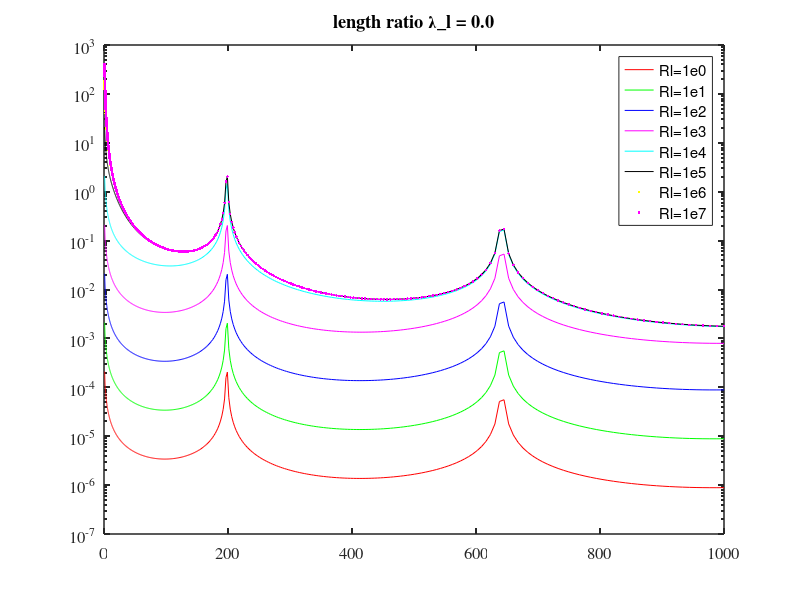

Source code (MATLAB):
clc;clear;close all;

figure(1)
%% laml = 0.0, Rl from 1 ohm to 10 Mohm
results0 = load('bm_ext_base_laml_0p0_Rl_1e0', 'Vplist', 'frlist', 'xib'); 
Vplist0 = results0.Vplist;
results1 = load('bm_ext_base_laml_0p0_Rl_1e1', 'Vplist'); 
Vplist1 = results1.Vplist;
results2 = load('bm_ext_base_laml_0p0_Rl_1e2', 'Vplist'); 
Vplist2 = results2.Vplist;
results3 = load('bm_ext_base_laml_0p0_Rl_1e3', 'Vplist'); 
Vplist3 = results3.Vplist;
results4 = load('bm_ext_base_laml_0p0_Rl_1e4', 'Vplist'); 
Vplist4 = results4.Vplist;
results5 = load('bm_ext_base_laml_0p0_Rl_1e5', 'Vplist'); 
Vplist5 = results5.Vplist;
results6 = load('bm_ext_base_laml_0p0_Rl_1e6', 'Vplist'); 
Vplist6 = results6.Vplist;
results7 = load('bm_ext_base_laml_0p0_Rl_1e7', 'Vplist'); 
Vplist7 = results7.Vplist;

frlist = results0.frlist;
wlist  = 2*pi*frlist;
xib  = results0.xib;

semilogy(frlist, abs(Vplist0)./wlist./wlist/xib, 'r', 'DisplayName','Rl=1e0'); hold on
semilogy(frlist, abs(Vplist1)./wlist./wlist/xib, 'g', 'DisplayName','Rl=1e1'); 
semilogy(frlist, abs(Vplist2)./wlist./wlist/xib, 'b', 'DisplayName','Rl=1e2'); 
semilogy(frlist, abs(Vplist3)./wlist./wlist/xib, 'm', 'DisplayName','Rl=1e3'); 
semilogy(frlist, abs(Vplist4)./wlist./wlist/xib, 'c', 'DisplayName','Rl=1e4'); 
semilogy(frlist, abs(Vplist5)./wlist./wlist/xib, 'k', 'DisplayName','Rl=1e5'); 
semilogy(frlist, abs(Vplist6)./wlist./wlist/xib, 'y.', 'DisplayName','Rl=1e6'); 
semilogy(frlist, abs(Vplist7)./wlist./wlist/xib, 'm.', 'DisplayName','Rl=1e7'); 
% grid on
set(gca, 'linewidth', 1.1, 'fontsize', 12, 'fontname', 'times')
title('length ratio \lambda\_l = 0.0')
set(gcf, 'color', 'w')
legend('show')

%% laml = 0.1, Rl from 1 ohm to 10 Mohm
% results0 = load('bm_ext_base_laml_0p1_Rl_1e0', 'Vplist', 'frlist', 'xib'); 
% Vplist0 = results0.Vplist;
% results1 = load('bm_ext_base_laml_0p1_Rl_1e1', 'Vplist'); 
% Vplist1 = results1.Vplist;
% results2 = load('bm_ext_base_laml_0p1_Rl_1e2', 'Vplist'); 
% Vplist2 = results2.Vplist;
% results3 = load('bm_ext_base_laml_0p1_Rl_1e3', 'Vplist'); 
% Vplist3 = results3.Vplist;
% results4 = load('bm_ext_base_laml_0p1_Rl_1e4', 'Vplist'); 
% Vplist4 = results4.Vplist;
% results5 = load('bm_ext_base_laml_0p1_Rl_1e5', 'Vplist'); 
% Vplist5 = results5.Vplist;
% results6 = load('bm_ext_base_laml_0p1_Rl_1e6', 'Vplist'); 
% Vplist6 = results6.Vplist;
% results7 = load('bm_ext_base_laml_0p1_Rl_1e7', 'Vplist'); 
% Vplist7 = results7.Vplist;
% 
% frlist = results0.frlist;
% wlist  = 2*pi*frlist;
% xib  = results0.xib;
% 
% semilogy(frlist, abs(Vplist0)./wlist./wlist/xib, 'r', 'DisplayName','Rl=1e0'); hold on
% semilogy(frlist, abs(Vplist1)./wlist./wlist/xib, 'g', 'DisplayName','Rl=1e1'); 
% semilogy(frlist, abs(Vplist2)./wlist./wlist/xib, 'b', 'DisplayName','Rl=1e2'); 
% semilogy(frlist, abs(Vplist3)./wlist./wlist/xib, 'm', 'DisplayName','Rl=1e3'); 
% semilogy(frlist, abs(Vplist4)./wlist./wlist/xib, 'c', 'DisplayName','Rl=1e4'); 
% semilogy(frlist, abs(Vplist5)./wlist./wlist/xib, 'k', 'DisplayName','Rl=1e5'); 
% semilogy(frlist, abs(Vplist6)./wlist./wlist/xib, 'y.', 'DisplayName','Rl=1e6'); 
% semilogy(frlist, abs(Vplist7)./wlist./wlist/xib, 'm.', 'DisplayName','Rl=1e7'); 
% % grid on
% set(gca, 'linewidth', 1.1, 'fontsize', 12, 'fontname', 'times')
% title('length ratio \lambda\_l = 0.1')
% set(gcf, 'color', 'w')
% legend('show')

%% laml = 0.2, Rl from 1 ohm to 10 Mohm
% results0 = load('bm_ext_base_laml_0p2_Rl_1e0', 'Vplist', 'frlist', 'xib'); 
% Vplist0 = results0.Vplist;
% results1 = load('bm_ext_base_laml_0p2_Rl_1e1', 'Vplist'); 
% Vplist1 = results1.Vplist;
% results2 = load('bm_ext_base_laml_0p2_Rl_1e2', 'Vplist'); 
% Vplist2 = results2.Vplist;
% results3 = load('bm_ext_base_laml_0p2_Rl_1e3', 'Vplist'); 
% Vplist3 = results3.Vplist;
% results4 = load('bm_ext_base_laml_0p2_Rl_1e4', 'Vplist'); 
% Vplist4 = results4.Vplist;
% results5 = load('bm_ext_base_laml_0p2_Rl_1e5', 'Vplist'); 
% Vplist5 = results5.Vplist;
% results6 = load('bm_ext_base_laml_0p2_Rl_1e6', 'Vplist'); 
% Vplist6 = results6.Vplist;
% results7 = load('bm_ext_base_laml_0p2_Rl_1e7', 'Vplist'); 
% Vplist7 = results7.Vplist;
% 
% frlist = results0.frlist;
% wlist  = 2*pi*frlist;
% xib  = results0.xib;
% 
% semilogy(frlist, abs(Vplist0)./wlist./wlist/xib, 'r', 'DisplayName','Rl=1e0'); hold on
% semilogy(frlist, abs(Vplist1)./wlist./wlist/xib, 'g', 'DisplayName','Rl=1e1'); 
% semilogy(frlist, abs(Vplist2)./wlist./wlist/xib, 'b', 'DisplayName','Rl=1e2'); 
% semilogy(frlist, abs(Vplist3)./wlist./wlist/xib, 'm', 'DisplayName','Rl=1e3'); 
% semilogy(frlist, abs(Vplist4)./wlist./wlist/xib, 'c', 'DisplayName','Rl=1e4'); 
% semilogy(frlist, abs(Vplist5)./wlist./wlist/xib, 'k', 'DisplayName','Rl=1e5'); 
% semilogy(frlist, abs(Vplist6)./wlist./wlist/xib, 'y.', 'DisplayName','Rl=1e6'); 
% semilogy(frlist, abs(Vplist7)./wlist./wlist/xib, 'm.', 'DisplayName','Rl=1e7'); 
% % grid on
% set(gca, 'linewidth', 1.1, 'fontsize', 12, 'fontname', 'times')
% title('length ratio \lambda\_l = 0.2')
% set(gcf, 'color', 'w')
% legend('show')

%% laml = 0.3, Rl from 1 ohm to 10 Mohm
% results0 = load('bm_ext_base_laml_0p3_Rl_1e0', 'Vplist', 'frlist', 'xib'); 
% Vplist0 = results0.Vplist;
% results1 = load('bm_ext_base_laml_0p3_Rl_1e1', 'Vplist'); 
% Vplist1 = results1.Vplist;
% results2 = load('bm_ext_base_laml_0p3_Rl_1e2', 'Vplist'); 
% Vplist2 = results2.Vplist;
% results3 = load('bm_ext_base_laml_0p3_Rl_1e3', 'Vplist'); 
% Vplist3 = results3.Vplist;
% results4 = load('bm_ext_base_laml_0p3_Rl_1e4', 'Vplist'); 
% Vplist4 = results4.Vplist;
% results5 = load('bm_ext_base_laml_0p3_Rl_1e5', 'Vplist'); 
% Vplist5 = results5.Vplist;
% results6 = load('bm_ext_base_laml_0p3_Rl_1e6', 'Vplist'); 
% Vplist6 = results6.Vplist;
% results7 = load('bm_ext_base_laml_0p3_Rl_1e7', 'Vplist'); 
% Vplist7 = results7.Vplist;
% 
% frlist = results0.frlist;
% wlist  = 2*pi*frlist;
% xib  = results0.xib;
% 
% semilogy(frlist, abs(Vplist0)./wlist./wlist/xib, 'r', 'DisplayName','Rl=1e0'); hold on
% semilogy(frlist, abs(Vplist1)./wlist./wlist/xib, 'g', 'DisplayName','Rl=1e1'); 
% semilogy(frlist, abs(Vplist2)./wlist./wlist/xib, 'b', 'DisplayName','Rl=1e2'); 
% semilogy(frlist, abs(Vplist3)./wlist./wlist/xib, 'm', 'DisplayName','Rl=1e3'); 
% semilogy(frlist, abs(Vplist4)./wlist./wlist/xib, 'c', 'DisplayName','Rl=1e4'); 
% semilogy(frlist, abs(Vplist5)./wlist./wlist/xib, 'k', 'DisplayName','Rl=1e5'); 
% semilogy(frlist, abs(Vplist6)./wlist./wlist/xib, 'y.', 'DisplayName','Rl=1e6'); 
% semilogy(frlist, abs(Vplist7)./wlist./wlist/xib, 'm.', 'DisplayName','Rl=1e7'); 
% % grid on
% set(gca, 'linewidth', 1.1, 'fontsize', 12, 'fontname', 'times')
% title('length ratio \lambda\_l = 0.3')
% set(gcf, 'color', 'w')
% legend('show')

%% laml = 0.4, Rl from 1 ohm to 10 Mohm
% results0 = load('bm_ext_base_laml_0p4_Rl_1e0', 'Vplist', 'frlist', 'xib'); 
% Vplist0 = results0.Vplist;
% results1 = load('bm_ext_base_laml_0p4_Rl_1e1', 'Vplist'); 
% Vplist1 = results1.Vplist;
% results2 = load('bm_ext_base_laml_0p4_Rl_1e2', 'Vplist'); 
% Vplist2 = results2.Vplist;
% results3 = load('bm_ext_base_laml_0p4_Rl_1e3', 'Vplist'); 
% Vplist3 = results3.Vplist;
% results4 = load('bm_ext_base_laml_0p4_Rl_1e4', 'Vplist'); 
% Vplist4 = results4.Vplist;
% results5 = load('bm_ext_base_laml_0p4_Rl_1e5', 'Vplist'); 
% Vplist5 = results5.Vplist;
% results6 = load('bm_ext_base_laml_0p4_Rl_1e6', 'Vplist'); 
% Vplist6 = results6.Vplist;
% results7 = load('bm_ext_base_laml_0p4_Rl_1e7', 'Vplist'); 
% Vplist7 = results7.Vplist;
% 
% frlist = results0.frlist;
% wlist  = 2*pi*frlist;
% xib  = results0.xib;
% 
% semilogy(frlist, abs(Vplist0)./wlist./wlist/xib, 'r', 'DisplayName','Rl=1e0'); hold on
% semilogy(frlist, abs(Vplist1)./wlist./wlist/xib, 'g', 'DisplayName','Rl=1e1'); 
% semilogy(frlist, abs(Vplist2)./wlist./wlist/xib, 'b', 'DisplayName','Rl=1e2'); 
% semilogy(frlist, abs(Vplist3)./wlist./wlist/xib, 'm', 'DisplayName','Rl=1e3'); 
% semilogy(frlist, abs(Vplist4)./wlist./wlist/xib, 'c', 'DisplayName','Rl=1e4'); 
% semilogy(frlist, abs(Vplist5)./wlist./wlist/xib, 'k', 'DisplayName','Rl=1e5'); 
% semilogy(frlist, abs(Vplist6)./wlist./wlist/xib, 'y.', 'DisplayName','Rl=1e6'); 
% semilogy(frlist, abs(Vplist7)./wlist./wlist/xib, 'm.', 'DisplayName','Rl=1e7'); 
% % grid on
% set(gca, 'linewidth', 1.1, 'fontsize', 12, 'fontname', 'times')
% title('length ratio \lambda\_l = 0.4')
% set(gcf, 'color', 'w')
% legend('show')

%% laml = 0.5, Rl from 1 ohm to 10 Mohm
% results0 = load('bm_ext_base_laml_0p5_Rl_1e0', 'Vplist', 'frlist', 'xib'); 
% Vplist0 = results0.Vplist;
% results1 = load('bm_ext_base_laml_0p5_Rl_1e1', 'Vplist'); 
% Vplist1 = results1.Vplist;
% results2 = load('bm_ext_base_laml_0p5_Rl_1e2', 'Vplist'); 
% Vplist2 = results2.Vplist;
% results3 = load('bm_ext_base_laml_0p5_Rl_1e3', 'Vplist'); 
% Vplist3 = results3.Vplist;
% results4 = load('bm_ext_base_laml_0p5_Rl_1e4', 'Vplist'); 
% Vplist4 = results4.Vplist;
% results5 = load('bm_ext_base_laml_0p5_Rl_1e5', 'Vplist'); 
% Vplist5 = results5.Vplist;
% results6 = load('bm_ext_base_laml_0p5_Rl_1e6', 'Vplist'); 
% Vplist6 = results6.Vplist;
% results7 = load('bm_ext_base_laml_0p5_Rl_1e7', 'Vplist'); 
% Vplist7 = results7.Vplist;
% 
% frlist = results0.frlist;
% wlist  = 2*pi*frlist;
% xib  = results0.xib;
% 
% semilogy(frlist, abs(Vplist0)./wlist./wlist/xib, 'r', 'DisplayName','Rl=1e0'); hold on
% semilogy(frlist, abs(Vplist1)./wlist./wlist/xib, 'g', 'DisplayName','Rl=1e1'); 
% semilogy(frlist, abs(Vplist2)./wlist./wlist/xib, 'b', 'DisplayName','Rl=1e2'); 
% semilogy(frlist, abs(Vplist3)./wlist./wlist/xib, 'm', 'DisplayName','Rl=1e3'); 
% semilogy(frlist, abs(Vplist4)./wlist./wlist/xib, 'c', 'DisplayName','Rl=1e4'); 
% semilogy(frlist, abs(Vplist5)./wlist./wlist/xib, 'k', 'DisplayName','Rl=1e5'); 
% semilogy(frlist, abs(Vplist6)./wlist./wlist/xib, 'y.', 'DisplayName','Rl=1e6'); 
% semilogy(frlist, abs(Vplist7)./wlist./wlist/xib, 'm.', 'DisplayName','Rl=1e7'); 
% grid on
% set(gca, 'linewidth', 1.1, 'fontsize', 12, 'fontname', 'times')
% title('length ratio \lambda\_l = 0.5')
% set(gcf, 'color', 'w')
% legend('show')

%% laml = 0.8, Rl from 1 ohm to 10 Mohm
% results0 = load('bm_ext_base_laml_0p8_Rl_1e0', 'Vplist', 'frlist', 'xib'); 
% Vplist0 = results0.Vplist;
% results1 = load('bm_ext_base_laml_0p8_Rl_1e1', 'Vplist'); 
% Vplist1 = results1.Vplist;
% results2 = load('bm_ext_base_laml_0p8_Rl_1e2', 'Vplist'); 
% Vplist2 = results2.Vplist;
% results3 = load('bm_ext_base_laml_0p8_Rl_1e3', 'Vplist'); 
% Vplist3 = results3.Vplist;
% results4 = load('bm_ext_base_laml_0p8_Rl_1e4', 'Vplist'); 
% Vplist4 = results4.Vplist;
% results5 = load('bm_ext_base_laml_0p8_Rl_1e5', 'Vplist'); 
% Vplist5 = results5.Vplist;
% results6 = load('bm_ext_base_laml_0p8_Rl_1e6', 'Vplist'); 
% Vplist6 = results6.Vplist;
% results7 = load('bm_ext_base_laml_0p8_Rl_1e7', 'Vplist'); 
% Vplist7 = results7.Vplist;
% 
% frlist = results0.frlist;
% wlist  = 2*pi*frlist;
% xib  = results0.xib;
% 
% semilogy(frlist, abs(Vplist0)./wlist./wlist/xib, 'r', 'DisplayName','Rl=1e0'); hold on
% semilogy(frlist, abs(Vplist1)./wlist./wlist/xib, 'g', 'DisplayName','Rl=1e1'); 
% semilogy(frlist, abs(Vplist2)./wlist./wlist/xib, 'b', 'DisplayName','Rl=1e2'); 
% semilogy(frlist, abs(Vplist3)./wlist./wlist/xib, 'm', 'DisplayName','Rl=1e3'); 
% semilogy(frlist, abs(Vplist4)./wlist./wlist/xib, 'c', 'DisplayName','Rl=1e4'); 
% semilogy(frlist, abs(Vplist5)./wlist./wlist/xib, 'k', 'DisplayName','Rl=1e5'); 
% semilogy(frlist, abs(Vplist6)./wlist./wlist/xib, 'y.', 'DisplayName','Rl=1e6'); 
% semilogy(frlist, abs(Vplist7)./wlist./wlist/xib, 'm.', 'DisplayName','Rl=1e7'); 
% % grid on
% set(gca, 'linewidth', 1.1, 'fontsize', 12, 'fontname', 'times')
% title('length ratio \lambda\_l = 0.8')
% set(gcf, 'color', 'w')
% legend('show')

%% laml = 1.0, Rl from 1 ohm to 10 Mohm
% results0 = load('bm_ext_base_laml_1p0_Rl_1e0', 'Vplist', 'frlist', 'xib'); 
% Vplist0 = results0.Vplist;
% results1 = load('bm_ext_base_laml_1p0_Rl_1e1', 'Vplist'); 
% Vplist1 = results1.Vplist;
% results2 = load('bm_ext_base_laml_1p0_Rl_1e2', 'Vplist'); 
% Vplist2 = results2.Vplist;
% results3 = load('bm_ext_base_laml_1p0_Rl_1e3', 'Vplist'); 
% Vplist3 = results3.Vplist;
% results4 = load('bm_ext_base_laml_1p0_Rl_1e4', 'Vplist'); 
% Vplist4 = results4.Vplist;
% results5 = load('bm_ext_base_laml_1p0_Rl_1e5', 'Vplist'); 
% Vplist5 = results5.Vplist;
% results6 = load('bm_ext_base_laml_1p0_Rl_1e6', 'Vplist'); 
% Vplist6 = results6.Vplist;
% results7 = load('bm_ext_base_laml_1p0_Rl_1e7', 'Vplist'); 
% Vplist7 = results7.Vplist;
% 
% frlist = results0.frlist;
% wlist  = 2*pi*frlist;
% xib  = results0.xib;
% 
% semilogy(frlist, abs(Vplist0)./wlist./wlist/xib, 'r', 'DisplayName','Rl=1e0'); hold on
% semilogy(frlist, abs(Vplist1)./wlist./wlist/xib, 'g', 'DisplayName','Rl=1e1'); 
% semilogy(frlist, abs(Vplist2)./wlist./wlist/xib, 'b', 'DisplayName','Rl=1e2'); 
% semilogy(frlist, abs(Vplist3)./wlist./wlist/xib, 'm', 'DisplayName','Rl=1e3'); 
% semilogy(frlist, abs(Vplist4)./wlist./wlist/xib, 'c', 'DisplayName','Rl=1e4'); 
% semilogy(frlist, abs(Vplist5)./wlist./wlist/xib, 'k', 'DisplayName','Rl=1e5'); 
% semilogy(frlist, abs(Vplist6)./wlist./wlist/xib, 'y.', 'DisplayName','Rl=1e6'); 
% semilogy(frlist, abs(Vplist7)./wlist./wlist/xib, 'm.', 'DisplayName','Rl=1e7'); 
% % grid on
% set(gca, 'linewidth', 1.1, 'fontsize', 12, 'fontname', 'times')
% title('length ratio \lambda\_l = 1.0')
% set(gcf, 'color', 'w')
% legend('show')



figure(2)
%%  Rl = 1e0 ohm, laml from 0.10 to 1.0
% results0 = load('bm_ext_base_laml_1p0_Rl_1e0', 'Vplist', 'frlist', 'xib'); 
% Vplist0 = results0.Vplist;
% results1 = load('bm_ext_base_laml_0p8_Rl_1e0', 'Vplist'); 
% Vplist1 = results1.Vplist;
% results2 = load('bm_ext_base_laml_0p5_Rl_1e0', 'Vplist'); 
% Vplist2 = results2.Vplist;
% results3 = load('bm_ext_base_laml_0p4_Rl_1e0', 'Vplist'); 
% Vplist3 = results3.Vplist;
% results4 = load('bm_ext_base_laml_0p3_Rl_1e0', 'Vplist'); 
% Vplist4 = results4.Vplist;
% results5 = load('bm_ext_base_laml_0p2_Rl_1e0', 'Vplist'); 
% Vplist5 = results5.Vplist;
% results6 = load('bm_ext_base_laml_0p1_Rl_1e0', 'Vplist'); 
% Vplist6 = results6.Vplist;
% 
% frlist = results0.frlist;
% wlist  = 2*pi*frlist;
% xib  = results0.xib;
% 
% semilogy(frlist, abs(Vplist0)./wlist./wlist/xib, 'r', 'DisplayName','\lambda_l=1.0'); hold on
% semilogy(frlist, abs(Vplist1)./wlist./wlist/xib, 'g', 'DisplayName','\lambda_l=0.8'); 
% semilogy(frlist, abs(Vplist2)./wlist./wlist/xib, 'b', 'DisplayName','\lambda_l=0.5'); 
% semilogy(frlist, abs(Vplist3)./wlist./wlist/xib, 'm', 'DisplayName','\lambda_l=0.4'); 
% semilogy(frlist, abs(Vplist4)./wlist./wlist/xib, 'c', 'DisplayName','\lambda_l=0.3'); 
% semilogy(frlist, abs(Vplist5)./wlist./wlist/xib, 'k', 'DisplayName','\lambda_l=0.2'); 
% semilogy(frlist, abs(Vplist6)./wlist./wlist/xib, 'y.', 'DisplayName','\lambda_l=0.1'); 
% 
% % grid on
% set(gca, 'linewidth', 1.1, 'fontsize', 12, 'fontname', 'times')
% title('length ratio R\_l = 1.0e0 \Omega')
% set(gcf, 'color', 'w')
% legend('show')

%%  Rl = 1e1 ohm, laml from 0.10 to 1.0
% results0 = load('bm_ext_base_laml_1p0_Rl_1e1', 'Vplist', 'frlist', 'xib'); 
% Vplist0 = results0.Vplist;
% results1 = load('bm_ext_base_laml_0p8_Rl_1e1', 'Vplist'); 
% Vplist1 = results1.Vplist;
% results2 = load('bm_ext_base_laml_0p5_Rl_1e1', 'Vplist'); 
% Vplist2 = results2.Vplist;
% results3 = load('bm_ext_base_laml_0p2_Rl_1e1', 'Vplist'); 
% Vplist3 = results3.Vplist;
% results4 = load('bm_ext_base_laml_0p1_Rl_1e1', 'Vplist'); 
% Vplist4 = results4.Vplist;
% 
% frlist = results0.frlist;
% wlist  = 2*pi*frlist;
% xib  = results0.xib;
% 
% semilogy(frlist, abs(Vplist0)./wlist./wlist/xib, 'r', 'DisplayName','\lambda_l=1.0'); hold on
% semilogy(frlist, abs(Vplist1)./wlist./wlist/xib, 'g', 'DisplayName','\lambda_l=0.8'); 
% semilogy(frlist, abs(Vplist2)./wlist./wlist/xib, 'b', 'DisplayName','\lambda_l=0.5'); 
% semilogy(frlist, abs(Vplist3)./wlist./wlist/xib, 'm', 'DisplayName','\lambda_l=0.2'); 
% semilogy(frlist, abs(Vplist4)./wlist./wlist/xib, 'c', 'DisplayName','\lambda_l=0.1'); 
% 
% % grid on
% set(gca, 'linewidth', 1.1, 'fontsize', 12, 'fontname', 'times')
% title('length ratio R\_l = 1.0e1 \Omega')
% set(gcf, 'color', 'w')
% legend('show')

%%  Rl = 1e2 ohm, laml from 0.10 to 1.0
% results0 = load('bm_ext_base_laml_1p0_Rl_1e2', 'Vplist', 'frlist', 'xib'); 
% Vplist0 = results0.Vplist;
% results1 = load('bm_ext_base_laml_0p8_Rl_1e2', 'Vplist'); 
% Vplist1 = results1.Vplist;
% results2 = load('bm_ext_base_laml_0p5_Rl_1e2', 'Vplist'); 
% Vplist2 = results2.Vplist;
% results3 = load('bm_ext_base_laml_0p2_Rl_1e2', 'Vplist'); 
% Vplist3 = results3.Vplist;
% results4 = load('bm_ext_base_laml_0p1_Rl_1e2', 'Vplist'); 
% Vplist4 = results4.Vplist;
% 
% frlist = results0.frlist;
% wlist  = 2*pi*frlist;
% xib  = results0.xib;
% 
% semilogy(frlist, abs(Vplist0)./wlist./wlist/xib, 'r', 'DisplayName','\lambda_l=1.0'); hold on
% semilogy(frlist, abs(Vplist1)./wlist./wlist/xib, 'g', 'DisplayName','\lambda_l=0.8'); 
% semilogy(frlist, abs(Vplist2)./wlist./wlist/xib, 'b', 'DisplayName','\lambda_l=0.5'); 
% semilogy(frlist, abs(Vplist3)./wlist./wlist/xib, 'm', 'DisplayName','\lambda_l=0.2'); 
% semilogy(frlist, abs(Vplist4)./wlist./wlist/xib, 'c', 'DisplayName','\lambda_l=0.1'); 
% 
% % grid on
% set(gca, 'linewidth', 1.1, 'fontsize', 12, 'fontname', 'times')
% title('length ratio R\_l = 1.0e2 \Omega')
% set(gcf, 'color', 'w')
% legend('show')

%%  Rl = 1e3 ohm, laml from 0.10 to 1.0
% results0 = load('bm_ext_base_laml_1p0_Rl_1e3', 'Vplist', 'frlist', 'xib'); 
% Vplist0 = results0.Vplist;
% results1 = load('bm_ext_base_laml_0p8_Rl_1e3', 'Vplist'); 
% Vplist1 = results1.Vplist;
% results2 = load('bm_ext_base_laml_0p5_Rl_1e3', 'Vplist'); 
% Vplist2 = results2.Vplist;
% results3 = load('bm_ext_base_laml_0p2_Rl_1e3', 'Vplist'); 
% Vplist3 = results3.Vplist;
% results4 = load('bm_ext_base_laml_0p1_Rl_1e3', 'Vplist'); 
% Vplist4 = results4.Vplist;
% 
% frlist = results0.frlist;
% wlist  = 2*pi*frlist;
% xib  = results0.xib;
% 
% semilogy(frlist, abs(Vplist0)./wlist./wlist/xib, 'r', 'DisplayName','\lambda_l=1.0'); hold on
% semilogy(frlist, abs(Vplist1)./wlist./wlist/xib, 'g', 'DisplayName','\lambda_l=0.8'); 
% semilogy(frlist, abs(Vplist2)./wlist./wlist/xib, 'b', 'DisplayName','\lambda_l=0.5'); 
% semilogy(frlist, abs(Vplist3)./wlist./wlist/xib, 'm', 'DisplayName','\lambda_l=0.2'); 
% semilogy(frlist, abs(Vplist4)./wlist./wlist/xib, 'c', 'DisplayName','\lambda_l=0.1'); 
% 
% % grid on
% set(gca, 'linewidth', 1.1, 'fontsize', 12, 'fontname', 'times')
% title('length ratio R\_l = 1.0e3 \Omega')
% set(gcf, 'color', 'w')
% legend('show')

%%  Rl = 1e4 ohm, laml from 0.10 to 1.0
% results0 = load('bm_ext_base_laml_1p0_Rl_1e4', 'Vplist', 'frlist', 'xib'); 
% Vplist0 = results0.Vplist;
% results1 = load('bm_ext_base_laml_0p8_Rl_1e4', 'Vplist'); 
% Vplist1 = results1.Vplist;
% results2 = load('bm_ext_base_laml_0p5_Rl_1e4', 'Vplist'); 
% Vplist2 = results2.Vplist;
% results3 = load('bm_ext_base_laml_0p2_Rl_1e4', 'Vplist'); 
% Vplist3 = results3.Vplist;
% results4 = load('bm_ext_base_laml_0p1_Rl_1e4', 'Vplist'); 
% Vplist4 = results4.Vplist;
% 
% frlist = results0.frlist;
% wlist  = 2*pi*frlist;
% xib  = results0.xib;
% 
% semilogy(frlist, abs(Vplist0)./wlist./wlist/xib, 'r', 'DisplayName','\lambda_l=1.0'); hold on
% semilogy(frlist, abs(Vplist1)./wlist./wlist/xib, 'g', 'DisplayName','\lambda_l=0.8'); 
% semilogy(frlist, abs(Vplist2)./wlist./wlist/xib, 'b', 'DisplayName','\lambda_l=0.5'); 
% semilogy(frlist, abs(Vplist3)./wlist./wlist/xib, 'm', 'DisplayName','\lambda_l=0.2'); 
% semilogy(frlist, abs(Vplist4)./wlist./wlist/xib, 'c', 'DisplayName','\lambda_l=0.1'); 
% 
% % grid on
% set(gca, 'linewidth', 1.1, 'fontsize', 12, 'fontname', 'times')
% title('length ratio R\_l = 1.0e4 \Omega')
% set(gcf, 'color', 'w')
% legend('show')

%%  Rl = 1e5 ohm, laml from 0.10 to 1.0
% results0 = load('bm_ext_base_laml_1p0_Rl_1e5', 'Vplist', 'frlist', 'xib'); 
% Vplist0 = results0.Vplist;
% results1 = load('bm_ext_base_laml_0p8_Rl_1e5', 'Vplist'); 
% Vplist1 = results1.Vplist;
% results2 = load('bm_ext_base_laml_0p5_Rl_1e5', 'Vplist'); 
% Vplist2 = results2.Vplist;
% results3 = load('bm_ext_base_laml_0p2_Rl_1e5', 'Vplist'); 
% Vplist3 = results3.Vplist;
% results4 = load('bm_ext_base_laml_0p1_Rl_1e5', 'Vplist'); 
% Vplist4 = results4.Vplist;
% 
% frlist = results0.frlist;
% wlist  = 2*pi*frlist;
% xib  = results0.xib;
% 
% semilogy(frlist, abs(Vplist0)./wlist./wlist/xib, 'r', 'DisplayName','\lambda_l=1.0'); hold on
% semilogy(frlist, abs(Vplist1)./wlist./wlist/xib, 'g', 'DisplayName','\lambda_l=0.8'); 
% semilogy(frlist, abs(Vplist2)./wlist./wlist/xib, 'b', 'DisplayName','\lambda_l=0.5'); 
% semilogy(frlist, abs(Vplist3)./wlist./wlist/xib, 'm', 'DisplayName','\lambda_l=0.2'); 
% semilogy(frlist, abs(Vplist4)./wlist./wlist/xib, 'c', 'DisplayName','\lambda_l=0.1'); 
% 
% grid on
% set(gca, 'linewidth', 1.1, 'fontsize', 12, 'fontname', 'times')
% title('length ratio R\_l = 1.0e5 \Omega')
% set(gcf, 'color', 'w')
% legend('show')

%%  Rl = 1e6 ohm, laml from 0.10 to 1.0
% results0 = load('bm_ext_base_laml_1p0_Rl_1e6', 'Vplist', 'frlist', 'xib'); 
% Vplist0 = results0.Vplist;
% results1 = load('bm_ext_base_laml_0p8_Rl_1e6', 'Vplist'); 
% Vplist1 = results1.Vplist;
% results2 = load('bm_ext_base_laml_0p5_Rl_1e6', 'Vplist'); 
% Vplist2 = results2.Vplist;
% results3 = load('bm_ext_base_laml_0p2_Rl_1e6', 'Vplist'); 
% Vplist3 = results3.Vplist;
% results4 = load('bm_ext_base_laml_0p1_Rl_1e6', 'Vplist'); 
% Vplist4 = results4.Vplist;
% 
% frlist = results0.frlist;
% wlist  = 2*pi*frlist;
% xib  = results0.xib;
% 
% semilogy(frlist, abs(Vplist0)./wlist./wlist/xib, 'r', 'DisplayName','\lambda_l=1.0'); hold on
% semilogy(frlist, abs(Vplist1)./wlist./wlist/xib, 'g', 'DisplayName','\lambda_l=0.8'); 
% semilogy(frlist, abs(Vplist2)./wlist./wlist/xib, 'b', 'DisplayName','\lambda_l=0.5'); 
% semilogy(frlist, abs(Vplist3)./wlist./wlist/xib, 'm', 'DisplayName','\lambda_l=0.2'); 
% semilogy(frlist, abs(Vplist4)./wlist./wlist/xib, 'c', 'DisplayName','\lambda_l=0.1'); 
% 
% % grid on
% set(gca, 'linewidth', 1.1, 'fontsize', 12, 'fontname', 'times')
% title('length ratio R\_l = 1.0e6 \Omega')
% set(gcf, 'color', 'w')
% legend('show')

%%  Rl = 1e7 ohm, laml from 0.10 to 1.0
% results0 = load('bm_ext_base_laml_1p0_Rl_1e7', 'Vplist', 'frlist', 'xib'); 
% Vplist0 = results0.Vplist;
% results1 = load('bm_ext_base_laml_0p8_Rl_1e7', 'Vplist'); 
% Vplist1 = results1.Vplist;
% results2 = load('bm_ext_base_laml_0p5_Rl_1e7', 'Vplist'); 
% Vplist2 = results2.Vplist;
% results3 = load('bm_ext_base_laml_0p2_Rl_1e7', 'Vplist'); 
% Vplist3 = results3.Vplist;
% results4 = load('bm_ext_base_laml_0p1_Rl_1e7', 'Vplist'); 
% Vplist4 = results4.Vplist;
% 
% frlist = results0.frlist;
% wlist  = 2*pi*frlist;
% xib  = results0.xib;
% 
% semilogy(frlist, abs(Vplist0)./wlist./wlist/xib, 'r', 'DisplayName','\lambda_l=1.0'); hold on
% semilogy(frlist, abs(Vplist1)./wlist./wlist/xib, 'g', 'DisplayName','\lambda_l=0.8'); 
% semilogy(frlist, abs(Vplist2)./wlist./wlist/xib, 'b', 'DisplayName','\lambda_l=0.5'); 
% semilogy(frlist, abs(Vplist3)./wlist./wlist/xib, 'm', 'DisplayName','\lambda_l=0.2'); 
% semilogy(frlist, abs(Vplist4)./wlist./wlist/xib, 'c', 'DisplayName','\lambda_l=0.1'); 
% 
% % grid on
% set(gca, 'linewidth', 1.1, 'fontsize', 12, 'fontname', 'times')
% title('length ratio R\_l = 1.0e7 \Omega')
% set(gcf, 'color', 'w')
% legend('show')

%% for phase angle
% figure(2)
% plot(frlist, angle(Vplist0)/pi*180, 'r'); hold on
% plot(frlist, angle(Vplist1)/pi*180, 'g'); 
% plot(frlist, angle(Vplist2)/pi*180, 'b'); 
% plot(frlist, angle(Vplist3)/pi*180, 'm'); 
% plot(frlist, angle(Vplist4)/pi*180, 'c'); 
% plot(frlist, angle(Vplist5)/pi*180, 'k'); 
% ylim([-180,180]);
% yTickLocations = linspace(-180, 180, 5);
% set(gca,'YTick', yTickLocations);
% grid on






